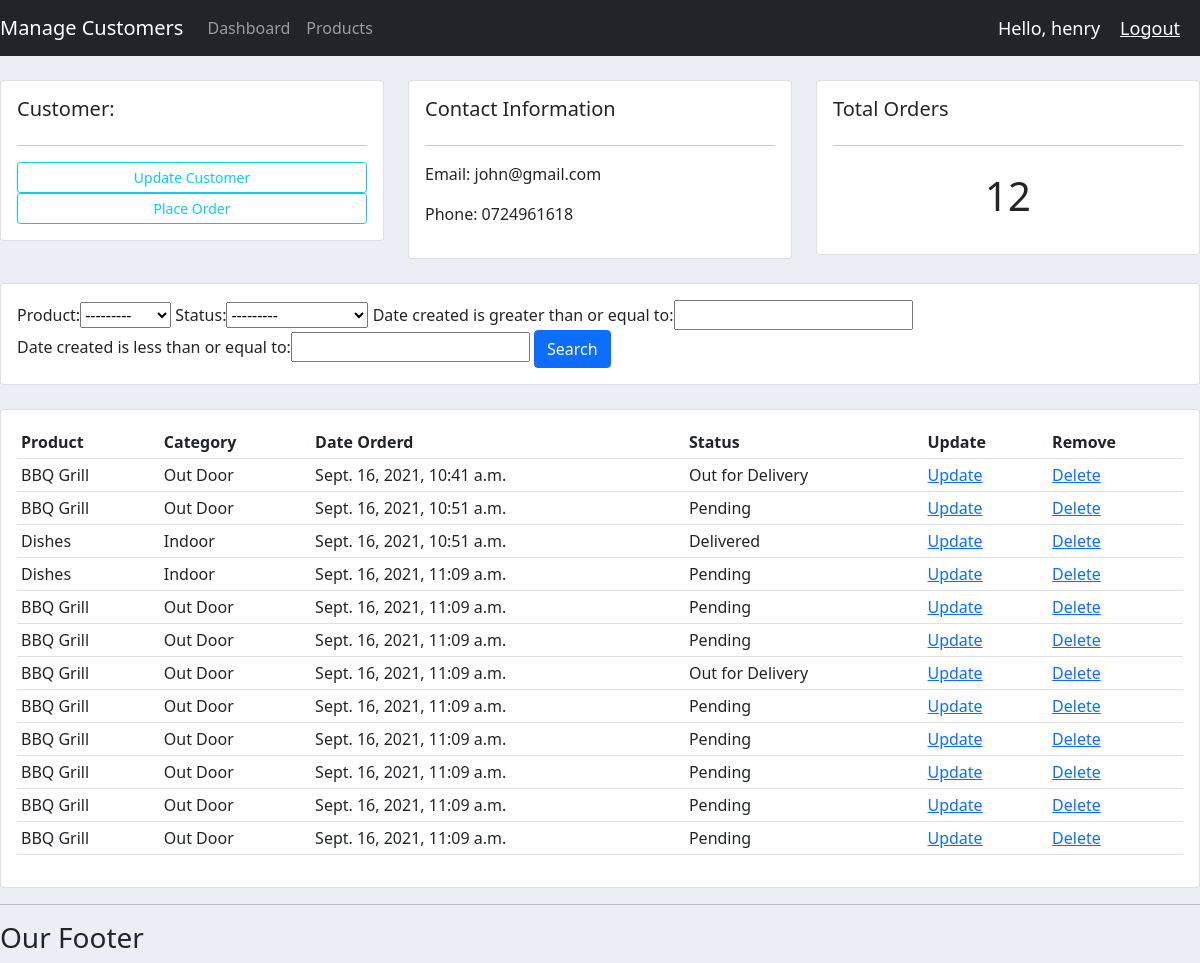
Page /customer/1 (signed in) on the committed database.
### accounts/models.py (models this page shows, shortened)
class Customer(models.Model):
    user = models.OneToOneField(User, null=True, on_delete=models.CASCADE)
    name= models.CharField(max_length=200, null=True)
    phone= models.CharField(max_length=200, null=True)
    email= models.CharField(max_length=200, null=True)
    profile_pic=models.ImageField(default="default_profile.jpeg", null=True, blank=True)
    date_created=models.DateTimeField(auto_now_add=True, null=True)

class Order(models.Model):
    STATUS=(
        ('Pending', 'Pending'),
        ('Out for Delivery', 'Out for Delivery'),
        ('Delivered','Delivered')
    )
    customer = models.ForeignKey(Customer,null=True, on_delete=models.SET_NULL)
    product=models.ForeignKey(Products, null=True, on_delete=SET_NULL)
    date_created= models.DateTimeField(auto_now_add=True, null=True)
    status= models.CharField(max_length=200, null=True, choices=STATUS)

class Products(models.Model):
    CATEGORY=(
        ('Indoor', 'Indoor'),
        ('Out Door', 'Out Door'),
         )
    name= models.CharField(max_length=200, null=True)
    price=models.FloatField(null=True)
    category= models.CharField(max_length=200, null=True, choices=CATEGORY)
    description= models.CharField(max_length=200, null=True, blank=True)
    date_created= models.DateTimeField(auto_now_add=True, null=True)
    tag= models.ManyToManyField(Tag)
    def __str__(self):
        return self.name

### accounts/decorators.py (the view)
        def wrapper_func(request, *args, **kwargs):
            group = None
            if request.user.groups.exists():
                group = request.user.groups.all()[0].name
            if group in allowed_roles:
                return view_func(request, *args, **kwargs)
            else:
                return HttpResponse('You are not authorised')

### accounts/views.py (called while the page is built)
@login_required(login_url="login")
@allowed_users(allowed_roles=['admin'])
def customers(request, pk):
    customer = Customer.objects.get(id=pk)
    orders= customer.order_set.all()
    customer_total_orders= orders.count()
    myFilter = OrderFilter(request.GET, queryset=orders)
    orders = myFilter.qs
    context= {
        "customer":customer,
       "customer_total_orders": customer_total_orders,
       "orders":orders,
       "myFilter": myFilter,
    }
    return render(request, 'accounts/customers.html', context)

### accounts/templates/accounts/customers.html
{%  extends 'accounts/main.html' %}
{% block content %}
	<br>
<div class="row">
	<div class="col-md">
		<div class="card card-body">
			<h5>Customer:</h5>
			<hr>
			<a class="btn btn-outline-info  btn-sm btn-block" href="">Update Customer</a>
			<a class="btn btn-outline-info  btn-sm btn-block" href="{% url 'create_order' customer.id %}">Place Order</a>
		</div>
	</div>
	<div class="col-md">
		<div class="card card-body">
			<h5>Contact Information</h5>
			<hr>
			<p>Email:  {{customer.email}} </p>
			<p>Phone:  {{customer.phone}} </p>
		</div>
	</div>
	<div class="col-md">
		<div class="card card-body">
			<h5>Total Orders</h5>
			<hr>
			<h1 style="text-align: center;padding: 10px">{{customer_total_orders}}</h1>
		</div>
	</div>
</div>
<br>
<div class="row">
	<div class="col">
		<div class="card card-body">
			<form method="get">
				{{myFilter.form}}
		    <button class="btn btn-primary" type="submit">Search</button>
		  </form>
		</div>
	</div>
</div>
<br>
<div class="row">
	<div class="col-md">
		<div class="card card-body">
			<table class="table table-sm">
				<tr>
					<th>Product</th>
					<th>Category</th>
					<th>Date Orderd</th>
					<th>Status</th>
					<th>Update</th>
					<th>Remove</th>
				</tr>
			{% for order in orders %}
			<tr>
			<td> {{order.product}}</td>
			<td> {{order.product.category}}</td>
			<td> {{order.date_created}}</td>
			<td> {{order.status}}</td>
            <td><a href="{% url 'update_order' order.id %}">Update</a></td>
			<td><a href="{% url 'delete_order' order.id %}"> Delete</a></td>
			</tr>
			{% endfor %}
			</table>
		</div>
	</div>
</div>
{% endblock %}

### accounts/templates/accounts/navbar.html (shortened to what this page needs)
<nav class="navbar navbar-expand-lg navbar-dark bg-dark">
  <a class="navbar-brand" href="#">Manage Customers </a>
  <div class="collapse navbar-collapse" id="navbarNav">
    <ul class="navbar-nav">
    {% if request.user.is_staff %}
      <li class="nav-item active">
        <a class="nav-link" href="{% url 'home' %}">Dashboard</a>
      </li>
      <li class="nav-item">
        <a class="nav-link" href="{% url 'products' %}">Products</a>
      </li>
      {% else %}
      <li class="nav-item">
        <a class="nav-link" href="{% url 'account' %}">Settings</a>
      </li>
      {% endif %}
    </ul>
  </div>
  <span id="hello-msg"> Hello, {{request.user.username}}</span>
   <span > <a id="hello-msg" href="{% url 'logout' %}" >Logout </a></span>
</nav>

### static/css/main.css (style rules this page uses)
body { background-color: #ebeff5; }

### accounts/templates/accounts/navbar.html (style rules this page uses)
#hello-msg { font-size: 18px; color:#fff; margin-right:20px; }

### rows in the picture
Customer: email "john@gmail.com", phone "0724961618"
Order: product "BBQ Grill", product.category "Out Door", date_created "Sept. 16, 2021, 10:41 a.m.", status "Out for Delivery"
Order: product "BBQ Grill", product.category "Out Door", date_created "Sept. 16, 2021, 10:51 a.m.", status "Pending"
Order: product "Dishes", product.category "Indoor", date_created "Sept. 16, 2021, 10:51 a.m.", status "Delivered"
Order: product "Dishes", product.category "Indoor", date_created "Sept. 16, 2021, 11:09 a.m.", status "Pending"
Order: product "BBQ Grill", product.category "Out Door", date_created "Sept. 16, 2021, 11:09 a.m.", status "Pending"
Order: product "BBQ Grill", product.category "Out Door", date_created "Sept. 16, 2021, 11:09 a.m.", status "Pending"
Order: product "BBQ Grill", product.category "Out Door", date_created "Sept. 16, 2021, 11:09 a.m.", status "Out for Delivery"
Order: product "BBQ Grill", product.category "Out Door", date_created "Sept. 16, 2021, 11:09 a.m.", status "Pending"
Order: product "BBQ Grill", product.category "Out Door", date_created "Sept. 16, 2021, 11:09 a.m.", status "Pending"
Order: product "BBQ Grill", product.category "Out Door", date_created "Sept. 16, 2021, 11:09 a.m.", status "Pending"
Order: product "BBQ Grill", product.category "Out Door", date_created "Sept. 16, 2021, 11:09 a.m.", status "Pending"
Order: product "BBQ Grill", product.category "Out Door", date_created "Sept. 16, 2021, 11:09 a.m.", status "Pending"

### other values in the picture
{{ request.user.username }} "henry"
{{ customer_total_orders }} "12"
